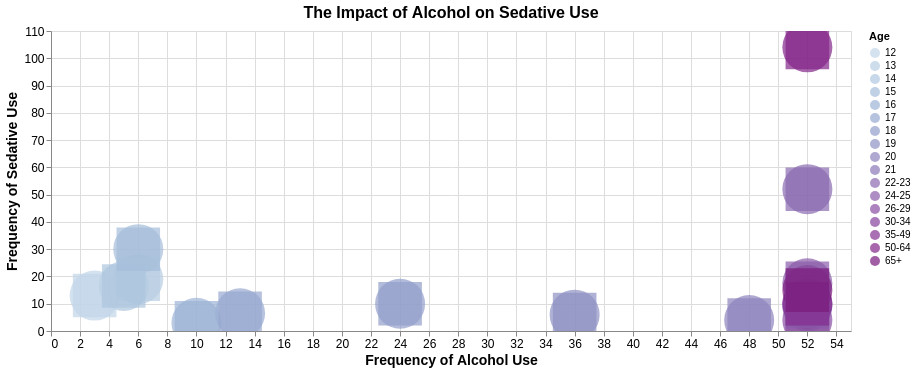

Notebook code for this chart:
### Code cell
G4 = alt.Chart(data).encode(
x = alt.X("alcohol_frequency",title = "Frequency of Alcohol Use",axis=alt.Axis(labelAngle=0, labelFontSize=12, titleFontSize=14)),
y = alt.Y("sedative_frequency",title = "Frequency of Sedative Use",axis=alt.Axis(labelAngle=0, labelFontSize=12, titleFontSize=14)),
color = alt.Color('age',title = "Age",scale = alt.Scale(scheme = 'bluepurple')),
tooltip = ["alcohol_frequency","sedative_frequency",'age']).interactive()

A = G4.properties(width = 800, height = 300, title = {'text':'The Impact of Alcohol on Sedative Use', 'fontSize':16})
A.mark_circle(size = 2500) + A.mark_square(size = 1900)

### Figure 1 — Vega-Lite specification as saved in the notebook (floating-point values rounded to 4 significant figures)
{"config": {"view": {"continuousWidth": 300, "continuousHeight": 300}}, "layer": [{"mark": {"type": "circle", "size": 2500}, "encoding": {"color": {"field": "age", "scale": {"scheme": "bluepurple"}, "title": "Age", "type": "nominal"}, "tooltip": [{"field": "alcohol_frequency", "type": "quantitative"}, {"field": "sedative_frequency", "type": "quantitative"}, {"field": "age", "type": "nominal"}], "x": {"axis": {"labelAngle": 0, "labelFontSize": 12, "titleFontSize": 14}, "field": "alcohol_frequency", "title": "Frequency of Alcohol Use", "type": "quantitative"}, "y": {"axis": {"labelAngle": 0, "labelFontSize": 12, "titleFontSize": 14}, "field": "sedative_frequency", "title": "Frequency of Sedative Use", "type": "quantitative"}}, "name": "view_37f2215c8ccdeeb0_0", "title": {"text": "The Impact of Alcohol on Sedative Use", "fontSize": 16}}, {"mark": {"type": "square", "size": 1900}, "encoding": {"color": {"field": "age", "scale": {"scheme": "bluepurple"}, "title": "Age", "type": "nominal"}, "tooltip": [{"field": "alcohol_frequency", "type": "quantitative"}, {"field": "sedative_frequency", "type": "quantitative"}, {"field": "age", "type": "nominal"}], "x": {"axis": {"labelAngle": 0, "labelFontSize": 12, "titleFontSize": 14}, "field": "alcohol_frequency", "title": "Frequency of Alcohol Use", "type": "quantitative"}, "y": {"axis": {"labelAngle": 0, "labelFontSize": 12, "titleFontSize": 14}, "field": "sedative_frequency", "title": "Frequency of Sedative Use", "type": "quantitative"}}, "title": {"text": "The Impact of Alcohol on Sedative Use", "fontSize": 16}}], "data": {"name": "data-e4294b6aa3051d35c736dcfaa76594c2"}, "height": 300, "params": [{"name": "param_1e9efca18e7a2868", "select": {"type": "interval", "encodings": ["x", "y"]}, "bind": "scales", "views": ["view_37f2215c8ccdeeb0_0"]}], "width": 800, "$schema": "https://vega.github.io/schema/vega-lite/v6.4.1.json", "datasets": {"data-e4294b6aa3051d35c736dcfaa76594c2": [{"age": "12", "n": 2798, "alcohol_use": 3.9, "alcohol_frequency": 3.0, "marijuana_use": 1.1, "marijuana_frequency": 4.0, "cocaine_use": 0.1, "cocaine_frequency": "5.0", "crack_use": 0.0, "crack_frequency": "-", "heroin_use": 0.1, "heroin_frequency": "35.5", "hallucinogen_use": 0.2, "hallucinogen_frequency": 52.0, "inhalant_use": 1.6, "inhalant_frequency": "19.0", "pain_releiver_use": 2.0, "pain_releiver_frequency": 36.0, "oxycontin_use": 0.1, "oxycontin_frequency": "24.5", "tranquilizer_use": 0.2, "tranquilizer_frequency": 52.0, "stimulant_use": 0.2, "stimulant_frequency": 2.0, "meth_use": 0.0, "meth_frequency": "-", "sedative_use": 0.2, "sedative_frequency": 13.0}, {"age": "13", "n": 2757, "alcohol_use": 8.5, "alcohol_frequency": 6.0, "marijuana_use": 3.4, "marijuana_frequency": 15.0, "cocaine_use": 0.1, "cocaine_frequency": "1.0", "crack_use": 0.0, "crack_frequency": "3.0", "heroin_use": 0.0, "heroin_frequency": "-", "hallucinogen_use": 0.6, "hallucinogen_frequency": 6.0, "inhalant_use": 2.5, "inhalant_frequency": "12.0", "pain_releiver_use": 2.4, "pain_releiver_frequency": 14.0, "oxycontin_use": 0.1, "oxycontin_frequency": "41.0", "tranquilizer_use": 0.3, "tranquilizer_frequency": 25.5, "stimulant_use": 0.3, "stimulant_frequency": 4.0, "meth_use": 0.1, "meth_frequency": "5.0", "sedative_use": 0.1, "sedative_frequency": 19.0}, {"age": "14", "n": 2792, "alcohol_use": 18.1, "alcohol_frequency": 5.0, "marijuana_use": 8.7, "marijuana_frequency": 24.0, "cocaine_use": 0.1, "cocaine_frequency": "5.5", "crack_use": 0.0, "crack_frequency": "-", "heroin_use": 0.1, "heroin_frequency": "2.0", "hallucinogen_use": 1.6, "hallucinogen_frequency": 3.0, "inhalant_use": 2.6, "inhalant_frequency": "5.0", "pain_releiver_use": 3.9, "pain_releiver_frequency": 12.0, "oxycontin_use": 0.4, "oxycontin_frequency": "4.5", "tranquilizer_use": 0.9, "tranquilizer_frequency": 5.0, "stimulant_use": 0.8, "stimulant_frequency": 12.0, "meth_use": 0.1, "meth_frequency": "24.0", "sedative_use": 0.2, "sedative_frequency": 16.5}, {"age": "15", "n": 2956, "alcohol_use": 29.2, "alcohol_frequency": 6.0, "marijuana_use": 14.5, "marijuana_frequency": 25.0, "cocaine_use": 0.5, "cocaine_frequency": "4.0", "crack_use": 0.1, "crack_frequency": "9.5", "heroin_use": 0.2, "heroin_frequency": "1.0", "hallucinogen_use": 2.1, "hallucinogen_frequency": 4.0, "inhalant_use": 2.5, "inhalant_frequency": "5.5", "pain_releiver_use": 5.5, "pain_releiver_frequency": 10.0, "oxycontin_use": 0.8, "oxycontin_frequency": "3.0", "tranquilizer_use": 2.0, "tranquilizer_frequency": 4.5, "stimulant_use": 1.5, "stimulant_frequency": 6.0, "meth_use": 0.3, "meth_frequency": "10.5", "sedative_use": 0.4, "sedative_frequency": 30.0}, {"age": "16", "n": 3058, "alcohol_use": 40.1, "alcohol_frequency": 10.0, "marijuana_use": 22.5, "marijuana_frequency": 30.0, "cocaine_use": 1.0, "cocaine_frequency": "7.0", "crack_use": 0.0, "crack_frequency": "1.0", "heroin_use": 0.1, "heroin_frequency": "66.5", "hallucinogen_use": 3.4, "hallucinogen_frequency": 3.0, "inhalant_use": 3.0, "inhalant_frequency": "3.0", "pain_releiver_use": 6.2, "pain_releiver_frequency": 7.0, "oxycontin_use": 1.1, "oxycontin_frequency": "4.0", "tranquilizer_use": 2.4, "tranquilizer_frequency": 11.0, "stimulant_use": 1.8, "stimulant_frequency": 9.5, "meth_use": 0.3, "meth_frequency": "36.0", "sedative_use": 0.2, "sedative_frequency": 3.0}, {"age": "17", "n": 3038, "alcohol_use": 49.3, "alcohol_frequency": 13.0, "marijuana_use": 28.0, "marijuana_frequency": 36.0, "cocaine_use": 2.0, "cocaine_frequency": "5.0", "crack_use": 0.1, "crack_frequency": "21.0", "heroin_use": 0.1, "heroin_frequency": "64.0", "hallucinogen_use": 4.8, "hallucinogen_frequency": 3.0, "inhalant_use": 2.0, "inhalant_frequency": "4.0", "pain_releiver_use": 8.5, "pain_releiver_frequency": 9.0, "oxycontin_use": 1.4, "oxycontin_frequency": "6.0", "tranquilizer_use": 3.5, "tranquilizer_frequency": 7.0, "stimulant_use": 2.8, "stimulant_frequency": 9.0, "meth_use": 0.6, "meth_frequency": "48.0", "sedative_use": 0.5, "sedative_frequency": 6.5}, {"age": "18", "n": 2469, "alcohol_use": 58.7, "alcohol_frequency": 24.0, "marijuana_use": 33.7, "marijuana_frequency": 52.0, "cocaine_use": 3.2, "cocaine_frequency": "5.0", "crack_use": 0.4, "crack_frequency": "10.0", "heroin_use": 0.4, "heroin_frequency": "46.0", "hallucinogen_use": 7.0, "hallucinogen_frequency": 4.0, "inhalant_use": 1.8, "inhalant_frequency": "4.0", "pain_releiver_use": 9.2, "pain_releiver_frequency": 12.0, "oxycontin_use": 1.7, "oxycontin_frequency": "7.0", "tranquilizer_use": 4.9, "tranquilizer_frequency": 12.0, "stimulant_use": 3.0, "stimulant_frequency": 8.0, "meth_use": 0.5, "meth_frequency": "12.0", "sedative_use": 0.4, "sedative_frequency": 10.0}, {"age": "19", "n": 2223, "alcohol_use": 64.6, "alcohol_frequency": 36.0, "marijuana_use": 33.4, "marijuana_frequency": 60.0, "cocaine_use": 4.1, "cocaine_frequency": "5.5", "crack_use": 0.5, "crack_frequency": "2.0", "heroin_use": 0.5, "heroin_frequency": "180.0", "hallucinogen_use": 8.6, "hallucinogen_frequency": 3.0, "inhalant_use": 1.4, "inhalant_frequency": "3.0", "pain_releiver_use": 9.4, "pain_releiver_frequency": 12.0, "oxycontin_use": 1.5, "oxycontin_frequency": "7.5", "tranquilizer_use": 4.2, "tranquilizer_frequency": 4.5, "stimulant_use": 3.3, "stimulant_frequency": 6.0, "meth_use": 0.4, "meth_frequency": "105.0", "sedative_use": 0.3, "sedative_frequency": 6.0}, {"age": "20", "n": 2271, "alcohol_use": 69.7, "alcohol_frequency": 48.0, "marijuana_use": 34.0, "marijuana_frequency": 60.0, "cocaine_use": 4.9, "cocaine_frequency": "8.0", "crack_use": 0.6, "crack_frequency": "5.0", "heroin_use": 0.9, "heroin_frequency": "45.0", "hallucinogen_use": 7.4, "hallucinogen_frequency": 2.0, "inhalant_use": 1.5, "inhalant_frequency": "4.0", "pain_releiver_use": 10.0, "pain_releiver_frequency": 10.0, "oxycontin_use": 1.7, "oxycontin_frequency": "12.0", "tranquilizer_use": 5.4, "tranquilizer_frequency": 10.0, "stimulant_use": 4.0, "stimulant_frequency": 12.0, "meth_use": 0.9, "meth_frequency": "12.0", "sedative_use": 0.5, "sedative_frequency": 4.0}, {"age": "21", "n": 2354, "alcohol_use": 83.2, "alcohol_frequency": 52.0, "marijuana_use": 33.0, "marijuana_frequency": 52.0, "cocaine_use": 4.8, "cocaine_frequency": "5.0", "crack_use": 0.5, "crack_frequency": "17.0", "heroin_use": 0.6, "heroin_frequency": "30.0", "hallucinogen_use": 6.3, "hallucinogen_frequency": 4.0, "inhalant_use": 1.4, "inhalant_frequency": "2.0", "pain_releiver_use": 9.0, "pain_releiver_frequency": 15.0, "oxycontin_use": 1.3, "oxycontin_frequency": "13.5", "tranquilizer_use": 3.9, "tranquilizer_frequency": 7.0, "stimulant_use": 4.1, "stimulant_frequency": 10.0, "meth_use": 0.6, "meth_frequency": "2.0", "sedative_use": 0.3, "sedative_frequency": 9.0}, {"age": "22-23", "n": 4707, "alcohol_use": 84.2, "alcohol_frequency": 52.0, "marijuana_use": 28.4, "marijuana_frequency": 52.0, "cocaine_use": 4.5, "cocaine_frequency": "5.0", "crack_use": 0.5, "crack_frequency": "5.0", "heroin_use": 1.1, "heroin_frequency": "57.5", "hallucinogen_use": 5.2, "hallucinogen_frequency": 3.0, "inhalant_use": 1.0, "inhalant_frequency": "4.0", "pain_releiver_use": 10.0, "pain_releiver_frequency": 15.0, "oxycontin_use": 1.7, "oxycontin_frequency": "17.5", "tranquilizer_use": 4.4, "tranquilizer_frequency": 12.0, "stimulant_use": 3.6, "stimulant_frequency": 10.0, "meth_use": 0.6, "meth_frequency": "46.0", "sedative_use": 0.2, "sedative_frequency": 52.0}, {"age": "24-25", "n": 4591, "alcohol_use": 83.1, "alcohol_frequency": 52.0, "marijuana_use": 24.9, "marijuana_frequency": 60.0, "cocaine_use": 4.0, "cocaine_frequency": "6.0", "crack_use": 0.5, "crack_frequency": "6.0", "heroin_use": 0.7, "heroin_frequency": "88.0", "hallucinogen_use": 4.5, "hallucinogen_frequency": 2.0, "inhalant_use": 0.8, "inhalant_frequency": "2.0", "pain_releiver_use": 9.0, "pain_releiver_frequency": 15.0, "oxycontin_use": 1.3, "oxycontin_frequency": "20.0", "tranquilizer_use": 4.3, "tranquilizer_frequency": 10.0, "stimulant_use": 2.6, "stimulant_frequency": 10.0, "meth_use": 0.7, "meth_frequency": "21.0", "sedative_use": 0.2, "sedative_frequency": 17.5}, {"age": "26-29", "n": 2628, "alcohol_use": 80.7, "alcohol_frequency": 52.0, "marijuana_use": 20.8, "marijuana_frequency": 52.0, "cocaine_use": 3.2, "cocaine_frequency": "5.0", "crack_use": 0.4, "crack_frequency": "6.0", "heroin_use": 0.6, "heroin_frequency": "50.0", "hallucinogen_use": 3.2, "hallucinogen_frequency": 3.0, "inhalant_use": 0.6, "inhalant_frequency": "4.0", "pain_releiver_use": 8.3, "pain_releiver_frequency": 13.0, "oxycontin_use": 1.2, "oxycontin_frequency": "13.5", "tranquilizer_use": 4.2, "tranquilizer_frequency": 10.0, "stimulant_use": 2.3, "stimulant_frequency": 7.0, "meth_use": 0.6, "meth_frequency": "30.0", "sedative_use": 0.4, "sedative_frequency": 4.0}, {"age": "30-34", "n": 2864, "alcohol_use": 77.5, "alcohol_frequency": 52.0, "marijuana_use": 16.4, "marijuana_frequency": 72.0, "cocaine_use": 2.1, "cocaine_frequency": "8.0", "crack_use": 0.5, "crack_frequency": "15.0", "heroin_use": 0.4, "heroin_frequency": "66.0", "hallucinogen_use": 1.8, "hallucinogen_frequency": 2.0, "inhalant_use": 0.4, "inhalant_frequency": "3.5", "pain_releiver_use": 5.9, "pain_releiver_frequency": 22.0, "oxycontin_use": 0.9, "oxycontin_frequency": "46.0", "tranquilizer_use": 3.6, "tranquilizer_frequency": 8.0, "stimulant_use": 1.4, "stimulant_frequency": 12.0, "meth_use": 0.4, "meth_frequency": "54.0", "sedative_use": 0.4, "sedative_frequency": 10.0}, {"age": "35-49", "n": 7391, "alcohol_use": 75.0, "alcohol_frequency": 52.0, "marijuana_use": 10.4, "marijuana_frequency": 48.0, "cocaine_use": 1.5, "cocaine_frequency": "15.0", "crack_use": 0.5, "crack_frequency": "48.0", "heroin_use": 0.1, "heroin_frequency": "280.0", "hallucinogen_use": 0.6, "hallucinogen_frequency": 3.0, "inhalant_use": 0.3, "inhalant_frequency": "10.0", "pain_releiver_use": 4.2, "pain_releiver_frequency": 12.0, "oxycontin_use": 0.3, "oxycontin_frequency": "12.0", "tranquilizer_use": 1.9, "tranquilizer_frequency": 6.0, "stimulant_use": 0.6, "stimulant_frequency": 24.0, "meth_use": 0.2, "meth_frequency": "104.0", "sedative_use": 0.3, "sedative_frequency": 10.0}, {"age": "50-64", "n": 3923, "alcohol_use": 67.2, "alcohol_frequency": 52.0, "marijuana_use": 7.3, "marijuana_frequency": 52.0, "cocaine_use": 0.9, "cocaine_frequency": "36.0", "crack_use": 0.4, "crack_frequency": "62.0", "heroin_use": 0.1, "heroin_frequency": "41.0", "hallucinogen_use": 0.3, "hallucinogen_frequency": 44.0, "inhalant_use": 0.2, "inhalant_frequency": "13.5", "pain_releiver_use": 2.5, "pain_releiver_frequency": 12.0, "oxycontin_use": 0.4, "oxycontin_frequency": "5.0", "tranquilizer_use": 1.4, "tranquilizer_frequency": 10.0, "stimulant_use": 0.3, "stimulant_frequency": 24.0, "meth_use": 0.2, "meth_frequency": "30.0", "sedative_use": 0.2, "sedative_frequency": 104.0}, {"age": "65+", "n": 2448, "alcohol_use": 49.3, "alcohol_frequency": 52.0, "marijuana_use": 1.2, "marijuana_frequency": 36.0, "cocaine_use": 0.0, "cocaine_frequency": "-", "crack_use": 0.0, "crack_frequency": "-", "heroin_use": 0.0, "heroin_frequency": "120.0", "hallucinogen_use": 0.1, "hallucinogen_frequency": 2.0, "inhalant_use": 0.0, "inhalant_frequency": "-", "pain_releiver_use": 0.6, "pain_releiver_frequency": 24.0, "oxycontin_use": 0.0, "oxycontin_frequency": "-", "tranquilizer_use": 0.2, "tranquilizer_frequency": 5.0, "stimulant_use": 0.0, "stimulant_frequency": 364.0, "meth_use": 0.0, "meth_frequency": "-", "sedative_use": 0.0, "sedative_frequency": 15.0}]}}
